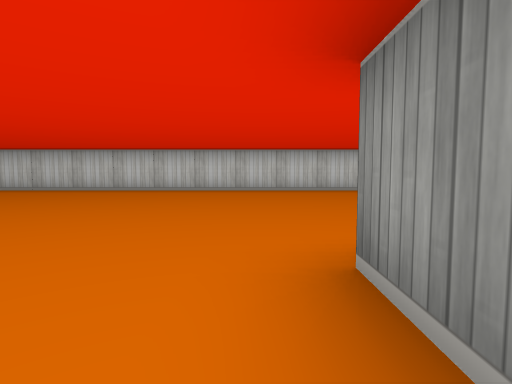
View 1 (above)

22 first-person views from a walk through a cub3D maze. The camera is about half as high as the walls, tilts 4° down and sees 80° across. The floor is counted in squares. Each view is taken from the middle of a square. On the plan, view 1 faces up. The plan holds only what a view shows up to about 9 squares ahead; the rest is blank.

View 2
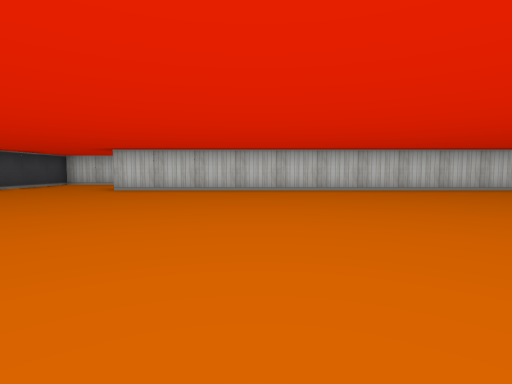

View 3
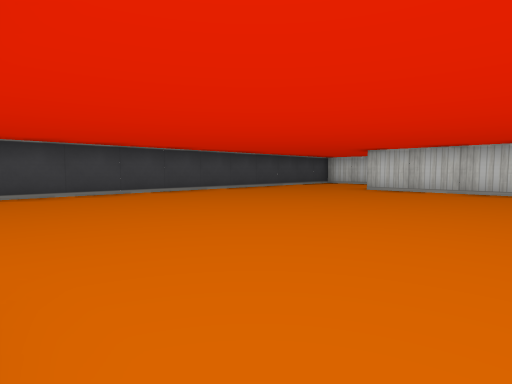

View 4
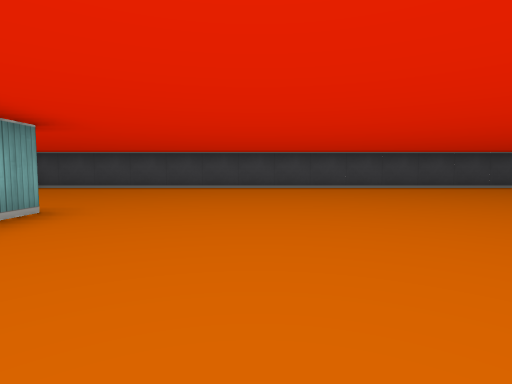

View 5
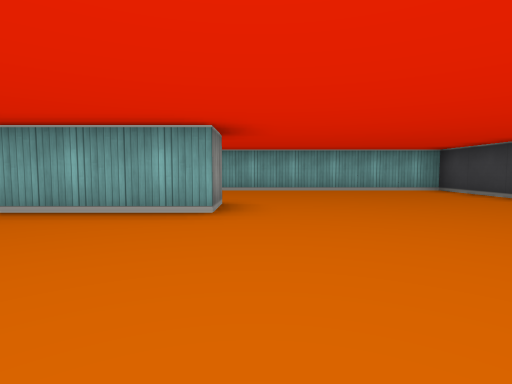

View 6
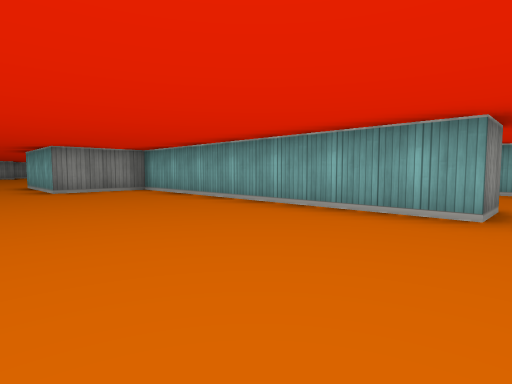

View 7
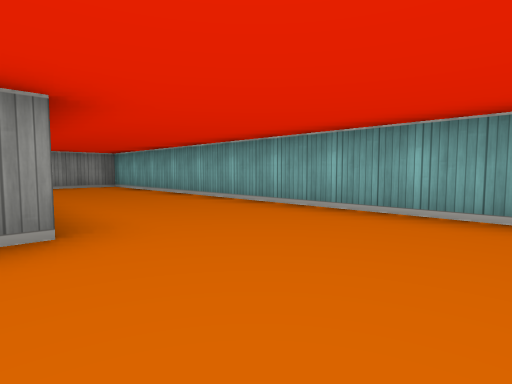

View 8
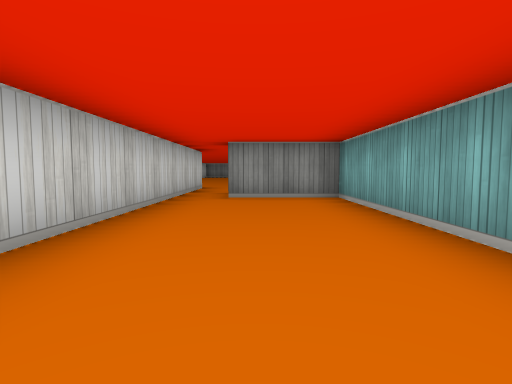

View 9
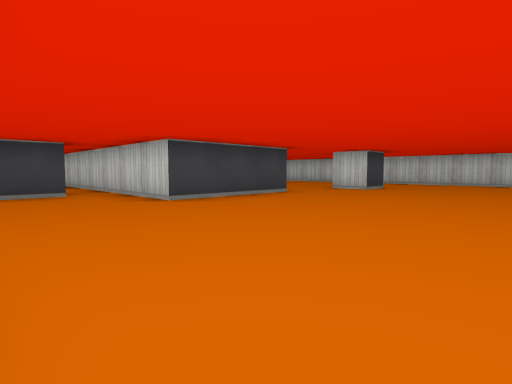

View 10
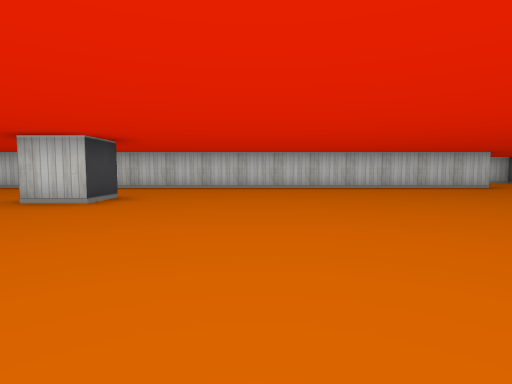

View 11
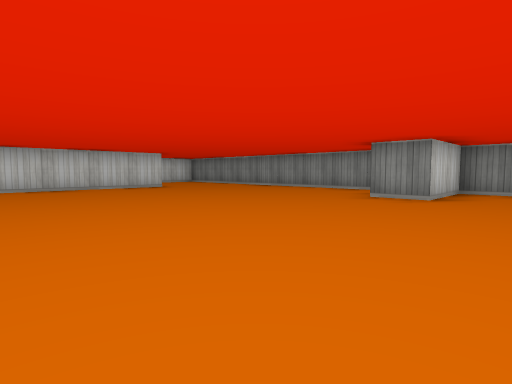

View 12
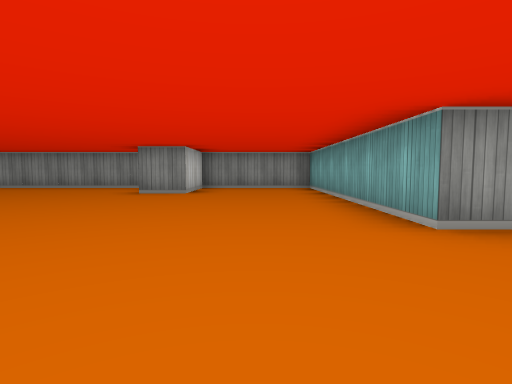

View 13
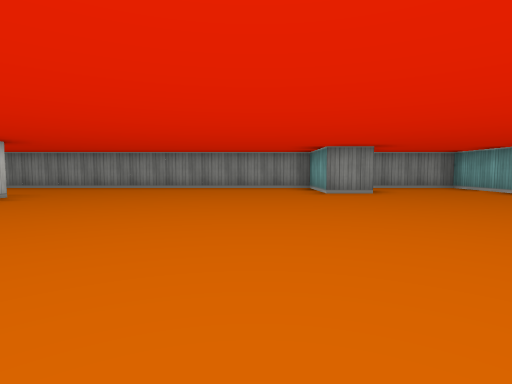

View 14
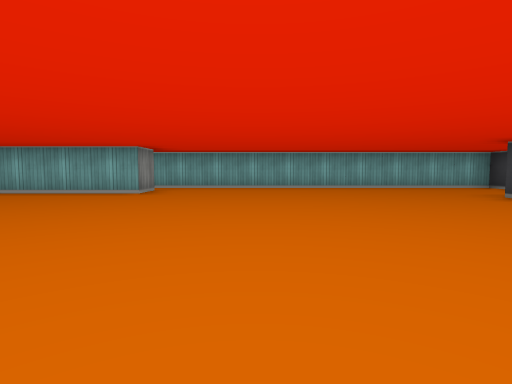

View 15
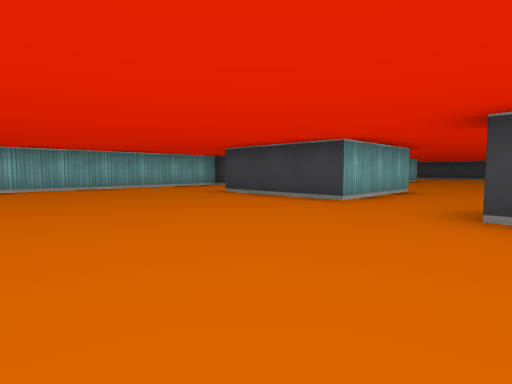

View 16
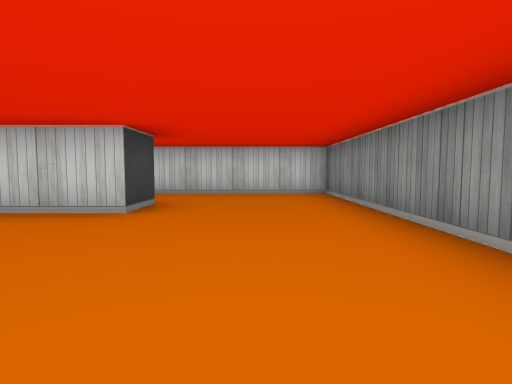

View 17
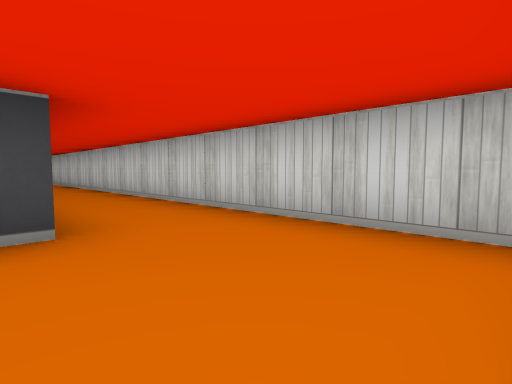

View 18
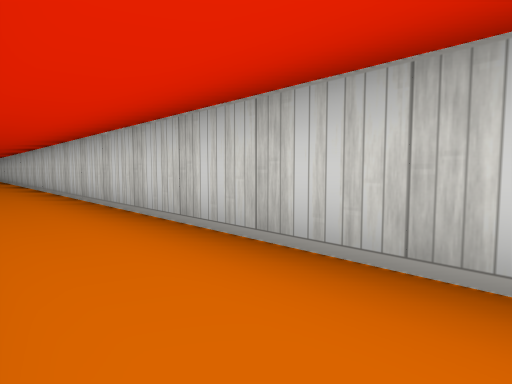

View 19
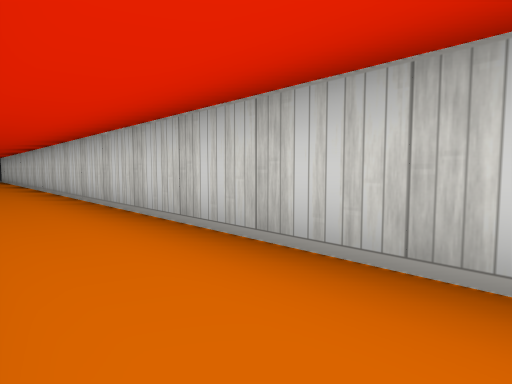

View 20
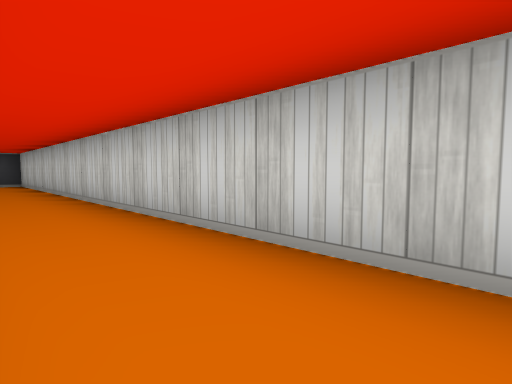

View 21
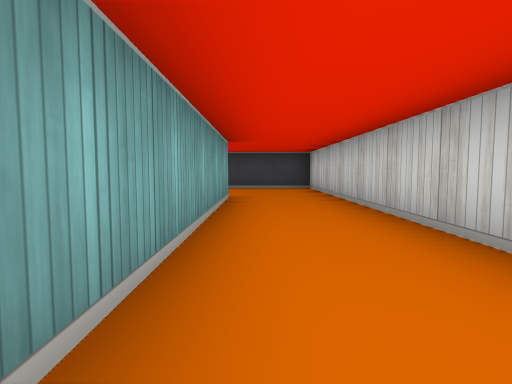

View 22
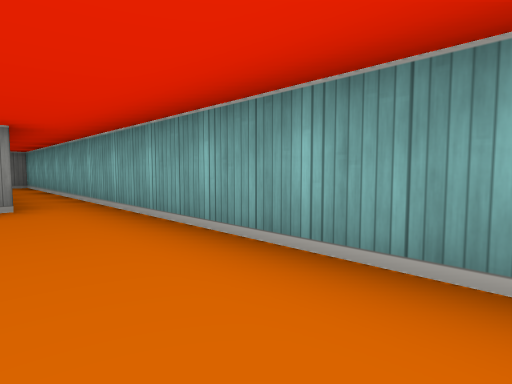

### Floor plan
Points are (right, up) in squares from view 1. A wall is a line through its corners. A room is listed if a view was taken in it or the views show most of it. See-through windows are left out.
Room 1 (views 1, 2, 3, 4, 5, 6, 7, 8, 9, 10, 11, 12, 13, 14, 15, 16, 17, 18, 19, 20, 21, 22)
walls: (4.5, 4.6) (4.5, 3.5) (3.5, 3.5); (1.5, -2.4) (1.5, -4.5) (16.5, -4.5) (16.5, -4.1); (-6.5, -1.6) (-6.5, -0.5) (0.5, -0.5) (0.5, 1.5) (3.5, 1.5) (3.5, -1.5) (-3.2, -1.5); (10.5, -3.6) (10.5, -2.5) (16.5, -2.5) (16.5, 0.5) (14.5, 0.5) (14.5, 1.5) (16.5, 1.5) (16.5, 10.5) (-11.5, 10.5) (-11.5, -4.5) (0.5, -4.5) (0.5, -2.5); (-8.5, 8.5) (-3.5, 8.5); (13.5, 8.6) (13.5, 7.5) (-8.5, 7.5)

Positions as (right, up) in squares from view 1, and headings:
1: (0, 0), facing up
2: (-5, 0), facing up
3: (-5, 0), facing up-left
4: (-3, 2), facing left
5: (-7, 3), facing down
6: (-7, 3), facing down-right
7: (-9, -1), facing down-right
8: (-5, -3), facing right
9: (8, -4), facing up-left
10: (7, -1), facing up
11: (9, -1), facing up-right
12: (8, -1), facing right
13: (8, 3), facing right
14: (8, 4), facing down
15: (8, 4), facing down-left
16: (15, 4), facing up
17: (16, 8), facing up-left
18: (10, 9), facing up-left
19: (5, 9), facing up-left
20: (0, 9), facing up-left
21: (-3, 9), facing left
22: (6, -3), facing down-right
